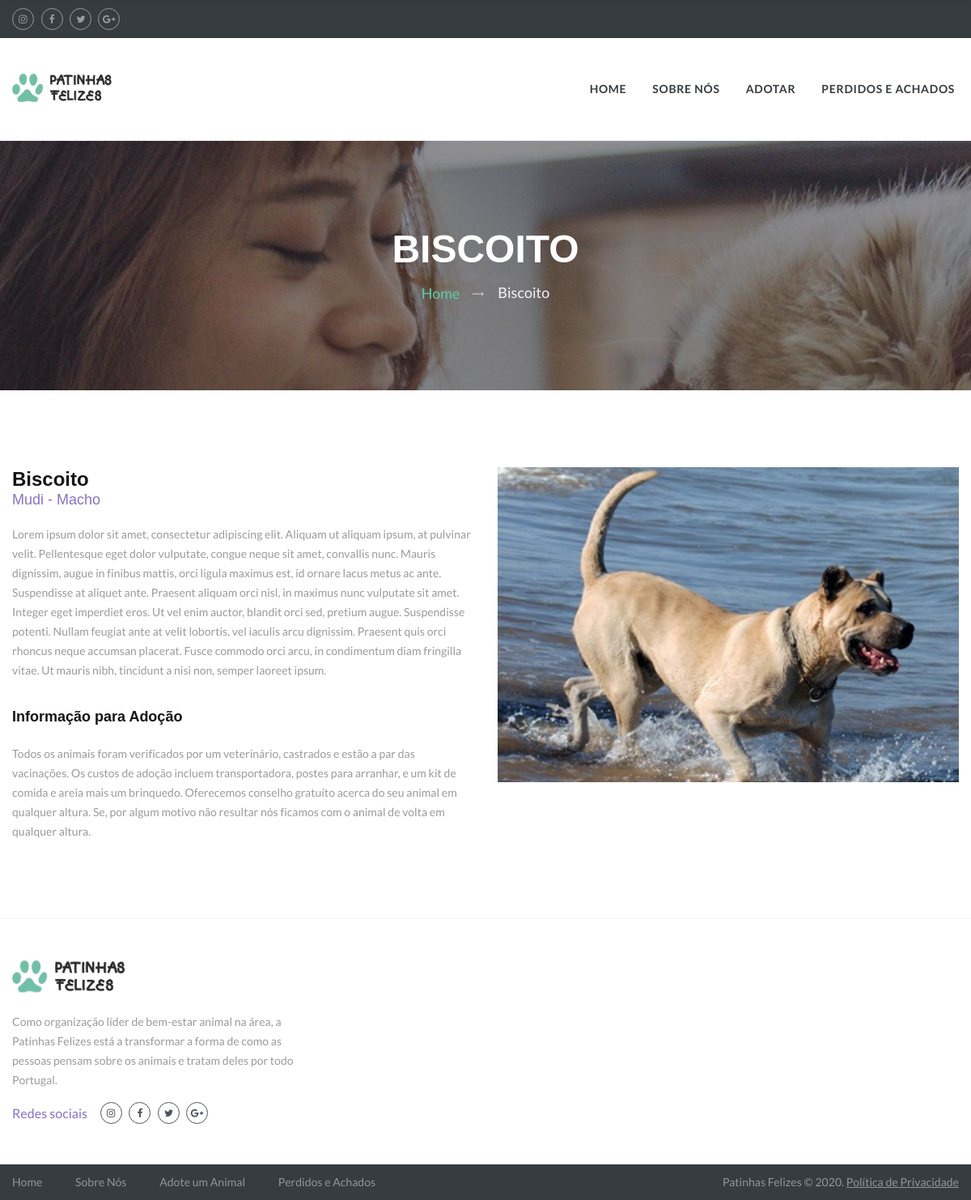
The app's page /php/pages/pet.php?idPet=5 with its own data.
### tables this page shows
CREATE TABLE Pet (
    idPet INTEGER PRIMARY KEY AUTOINCREMENT,
    name VARCHAR(255),
    age INTEGER,
    gender TINYINT,
    weight FLOAT(2,1),
    location VARCHAR(255),
    description VARCHAR(200000),
    image VARCHAR(255),
    adopted TINIINT(2) DEFAULT 0,
	idUser INTEGER,
    idMessage INTEGER,
    idType INTEGER,
    idBreed INTEGER,
    FOREIGN KEY (idType) REFERENCES Type(idType),
    FOREIGN KEY (idBreed) REFERENCES Breed(idBreed),
    FOREIGN KEY (idUser) REFERENCES User(idUser),
    FOREIGN KEY (idMessage) REFERENCES Message(idMessage)
);

CREATE TABLE Breed (
    idBreed INTEGER PRIMARY KEY AUTOINCREMENT,
    name VARCHAR(255),
  	idType INTEGER,
    FOREIGN KEY (idType) REFERENCES Type(idType)
);

### php/db/db_pet.php (called while the page is built, shortened)
<?php
    include_once('db_breed.php');
    function getPet($petId) {
        $db = Database::instance()->db();
        $stmt = $db->prepare("SELECT * FROM Pet WHERE idPet = ?");
        $stmt->execute(array($petId));
        $row = $stmt->fetch();
        return $row;
    }
?>

### php/db/db_breed.php (called while the page is built, shortened)
<?php
    function getBreed($idBreed) {
        $db = Database::instance()->db();
        $stmt = $db->prepare('SELECT name FROM Breed WHERE idBreed = ?');
        $stmt->execute(array($idBreed));
        $row = $stmt->fetch();
        return $row['name'];
    }
?>

### php/pages/pet.php (the view, shortened to what this page needs)
<?php
include_once('../db/db_pet.php');
include_once('../db/db_breed.php');
$idPet = $_GET['idPet'];
$pet = getPet($idPet);
$breed = getBreed($pet['idBreed']);
?>
<!DOCTYPE html>
<html class="wide wow-animation" lang="en">
<head>
  <link rel="stylesheet" href="../../css/style.css">
  <link rel="stylesheet" href="../../css/animations.css">
</head>
<body>
  <div class="page">
    <header class="page-header">
      <div class="rd-navbar-wrap">
        <nav class="rd-navbar rd-navbar-default" data-layout="rd-navbar-fixed" data-sm-layout="rd-navbar-fixed" data-sm-device-layout="rd-navbar-fixed" data-md-layout="rd-navbar-static" data-md-device-layout="rd-navbar-fixed" data-lg-device-layout="rd-navbar-static" data-lg-layout="rd-navbar-static" data-stick-up-clone="true" data-md-stick-up-offset="190px" data-lg-stick-up-offset="190px">
          <div class="rd-navbar-top-panel">
            <div class="rd-navbar-top-panel-content">
              <ul class="inline-list-xxs">
                <li><a class="icon icon-xxs icon-circle icon-gray-outline icon-effect-1 fa fa-instagram" href="#"></a></li>
                <li><a class="icon icon-xxs icon-circle icon-gray-outline icon-effect-1 fa fa-facebook" href="#"></a></li>
                <li><a class="icon icon-xxs icon-circle icon-gray-outline icon-effect-1 fa fa-twitter" href="#"></a></li>
                <li><a class="icon icon-xxs icon-circle icon-gray-outline icon-effect-1 fa fa-google-plus" href="#"></a></li>
              </ul>
            </div>
          </div>
          <div class="rd-navbar-inner">
            <div class="rd-navbar-panel">
              <div class="rd-navbar-brand">
                <a class="brand-name" href="../../index.php">
                  <img src="../../images/logo-default-176x45.png" alt="" width="176" height="45" />
                </a>
              </div>
            </div>
            <div class="rd-navbar-nav-wrap">
              <ul class="rd-navbar-nav">
                <li><a href="../../index.php">Home</a></li>
                <li><a href="about-us.php">Sobre Nós</a></li>
                <li><a href="adopt-a-pet.php">Adotar</a></li>
                <li><a href="lost-and-found.php">Perdidos e Achados</a></li>
              </ul>
            </div>
          </div>
        </nav>
      </div>
    </header>
    <div class="page-title">
      <div class="page-title-text"><?= $pet['name']; ?></div>
      <ul class="breadcrumbs-custom">
        <li><a href="../../index.php">Home</a></li>
        <li class="active"><?= $pet['name']; ?></li>
      </ul>
    </div>
    <section class="section-md bg-white text-center">
      <div class="shell">
        <div class="range range-sm-center">
          <div class="cell-sm-8 cell-md-12">
            <article class="box-profile">
              <div class="box-profile-left">
                <img class="box-profile-image" src="../../images/adopt/<?= $pet['image']; ?>" alt="" width="570" height="389" />
              </div>
              <div class="box-profile-body">
                <p class="box-profile-name"><?= $pet['name']; ?></p>
                <p class="box-profile-description"><?= $breed; ?> - <?= $pet['gender'] == 1 ? 'Fêmea' : 'Macho'; ?></p>
                <div class="box-profile-text">
                  <p><?= $pet['description']; ?></p>
                  <p class="box-profile-title">Informação para Adoção</p>
                  <p>
                    Todos os animais foram verificados por um veterinário, castrados e estão a par das vacinações.
                    Os custos de adoção incluem transportadora, postes para arranhar, e um kit de comida e areia mais um brinquedo.
                    Oferecemos conselho gratuíto acerca do seu animal em qualquer altura. Se, por algum motivo não resultar nós ficamos
                    com o animal de volta em qualquer altura.
                  </p>
                </div>
              </div>
            </article>
          </div>
        </div>
      </div>
    </section>
    <section class="pre-footer-default text-center text-sm-left">
      <div class="shell">
        <div class="range range-sm-center spacing-55">
          <div class="cell-sm-6 cell-md-4">
            <div class="brand-sm">
              <a href="../../index.php">
                <img src="../../images/logo-default-176x45.png" alt="" width="176" height="45" />
              </a>
            </div>
            <p>
              Como organização líder de bem-estar animal na área, a Patinhas Felizes está a transformar a forma de como
              as pessoas pensam sobre os animais e tratam deles por todo Portugal.
            </p>
            <div class="group-sm group-middle"><span class="big text-blue-marguerite">Redes sociais</span>
              <ul class="inline-list-xxs">
                <li><a class="icon icon-xxs icon-circle icon-trout-outline icon-effect-1 fa fa-instagram" href="#"></a></li>
                <li><a class="icon icon-xxs icon-circle icon-trout-outline icon-effect-1 fa fa-facebook" href="#"></a></li>
                <li><a class="icon icon-xxs icon-circle icon-trout-outline icon-effect-1 fa fa-twitter" href="#"></a></li>
                <li><a class="icon icon-xxs icon-circle icon-trout-outline icon-effect-1 fa fa-google-plus" href="#"></a></li>
              </ul>
            </div>
          </div>
          <div class="cell-sm-6 cell-md-4"></div>
          <div class="cell-sm-6 cell-md-4"></div>
        </div>
      </div>
    </section>
    <footer class="page-footer-default text-center">
      <div class="shell">
        <div class="range spacing-30">
          <div class="cell-md-6 cell-lg-8 text-md-left">
            <ul class="list-nav">
              <li><a href="../../index.php">Home</a></li>
              <li><a href="about-us.php">Sobre Nós</a></li>
              <li><a href="adopt-a-pet.php">Adote um Animal</a></li>
              <li><a href="lost-and-found.php">Perdidos e Achados</a></li>
            </ul>
          </div>
          <div class="cell-md-6 cell-lg-4 text-md-right">
            <p class="rights">Patinhas Felizes&nbsp;&copy;&nbsp;<span id="copyright-year"></span>.&nbsp;<br class="veil-sm"><a class="link-underline" href="privacy-policy.php">Política de Privacidade</a>
            </p>
          </div>
        </div>
      </div>
    </footer>
  </div>
</html>

### records on screen
pet: name "BISCOITO", name "Biscoito", image (picture), idBreed.name "Mudi", description "Lorem ipsum dolor sit amet, consectetur adipiscing elit. Aliquam ut aliquam ipsum, at pulvinar velit. Pellentesque eget dolor vulputate, congue neque sit amet, convallis nunc. Mauris dignissim, augue in finibus mattis, orci ligula maximus est, id ornare lacus metus ac ante. Suspendisse at aliquet ante. Praesent aliquam orci nisl, in maximus nunc vulputate sit amet. Integer eget imperdiet eros. Ut vel enim auctor, blandit orci sed, pretium augue. Suspendisse potenti. Nullam feugiat ante at velit lobortis, vel iaculis arcu dignissim. Praesent quis orci rhoncus neque accumsan placerat. Fusce commodo orci arcu, in condimentum diam fringilla vitae. Ut mauris nibh, tincidunt a nisi non, semper…"
